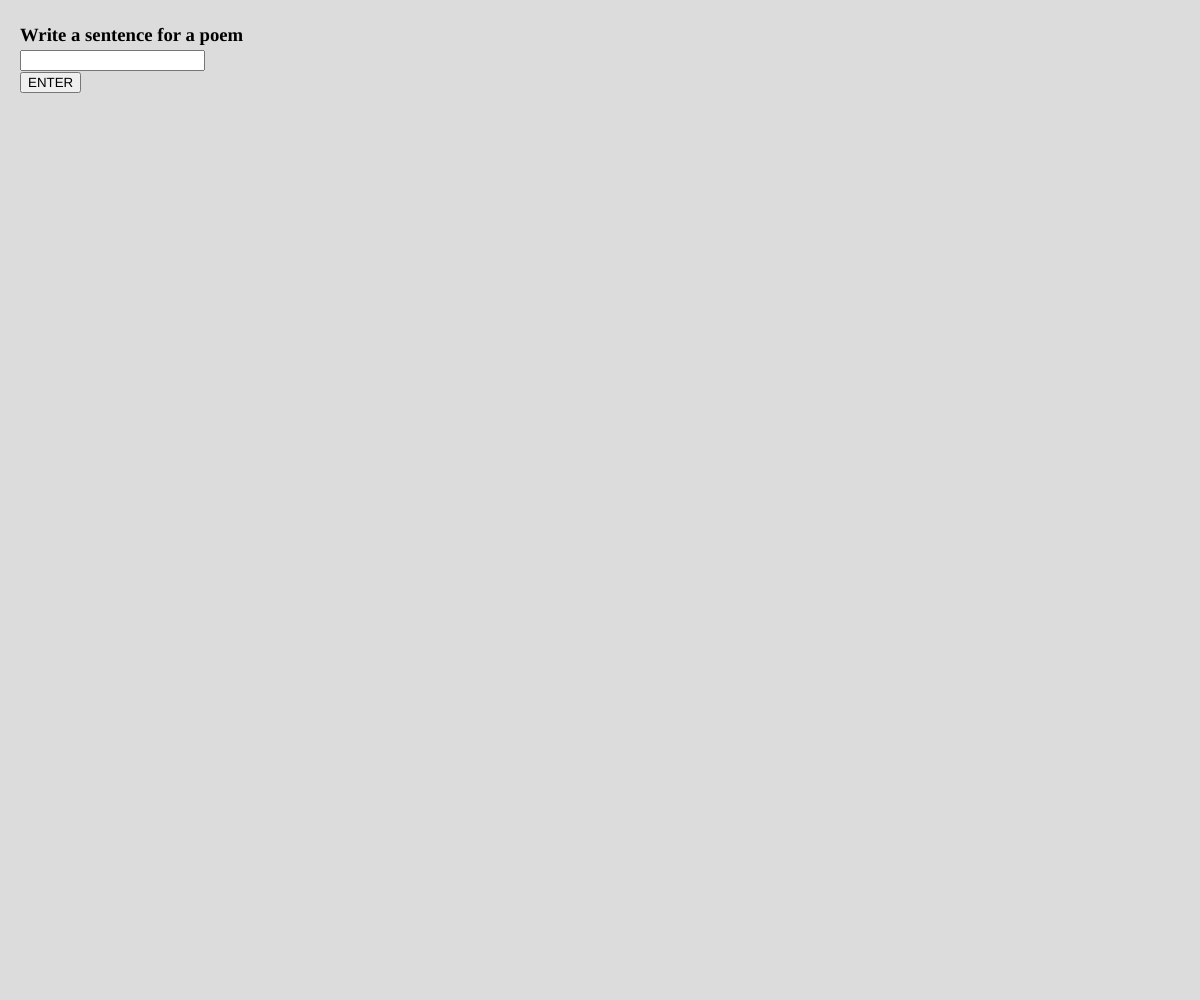
Frame 1 (no input)
Frame 60 (no input): identical to frame 1, image omitted
Frame 120 (the mouse pressed at the canvas centre since frame 60): identical to frame 1, image omitted

The p5.js sketch that drew this single still picture (run headless with seeded random() and noise() and a simulated clock; from frame 60 on, the mouse is pressed at the canvas centre):

// p5.js sketch
// ── sketch.js
let input;
let userLine;
let poem = [];
let response;

function newLine(){
  userLine = input.value(); //define userLine at top//
  input.value(''); //clears input box//
  poem.push(userLine);

  let words = RiTa.tokenize(userLine);//creates an array from the inputs//
	response = ''; //clears input, define response variable at top//

	for (x = 0; x < words.length; x++){
    let word = words[x]    
		if(RiTa.isVerb(word)){
			response += RiTa.randomWord({ pos: "vb"}) + ' '; //if a noun is detected then it will be replaced by a random word//
    } else if(RiTa.isNoun(word)) {
      let rhymes = RiTa.rhymesSync(word); // Get rhyming words for the noun
      if (rhymes.length > 0) {
        let randomRhyme = random(rhymes); // Choose a random rhyming word
        response += randomRhyme;
      } else {
			  response += words[x];
		} //otherwise the line will print twice//
	} else {
    response += words[x];
  }
	poem.push(response);
  response += ' '; //adds spaces between words//
  }
}

function setup() {
  createCanvas(windowWidth, windowHeight);

  input = createInput();
	input.position(20, 50);
  greeting = createElement('h3', 'Write a sentence for a poem');
	greeting.style('color', 'black');
	greeting.position(input.x, input.y - 45);


  let enter = createButton('ENTER')
	enter.position(input.x, input.y + 22);
	enter.mousePressed(newLine);
}

function windowResized(){
	resizeCanvas(windowWidth, windowHeight);
	}

  function writePoem(){
    for(x = 0; x < poem.length; x++){
      text(poem[x], 30, 120 + x * 20);
    }
  }

function draw() {
  background(220);
  textFont('Georgia');
  writePoem();
}

  // let words = RiTa.tokenize(userLine);//creates an array from the inputs//
	// let f = floor(random(0, words.length)); //selects a random word from the array//
	// let rhymes = RiTa.rhymesSync(words[f]); //find words that rhyme with that random word//
	// if (rhymes.length === 0){ //if RiTa can't find any rhyming words//
	// 	poem.push(userLine);
	// } else {
	// 	let changedWord = random(rhymes); //selects a random rhyming word//
	// 	words[f] = changedWord; //replaces user's word with rhyming word//
	// 	userLine = RiTa.untokenize(words); //puts the words back into a string//
	// 	poem.push(userLine); //define poem as array at top//
	// }
